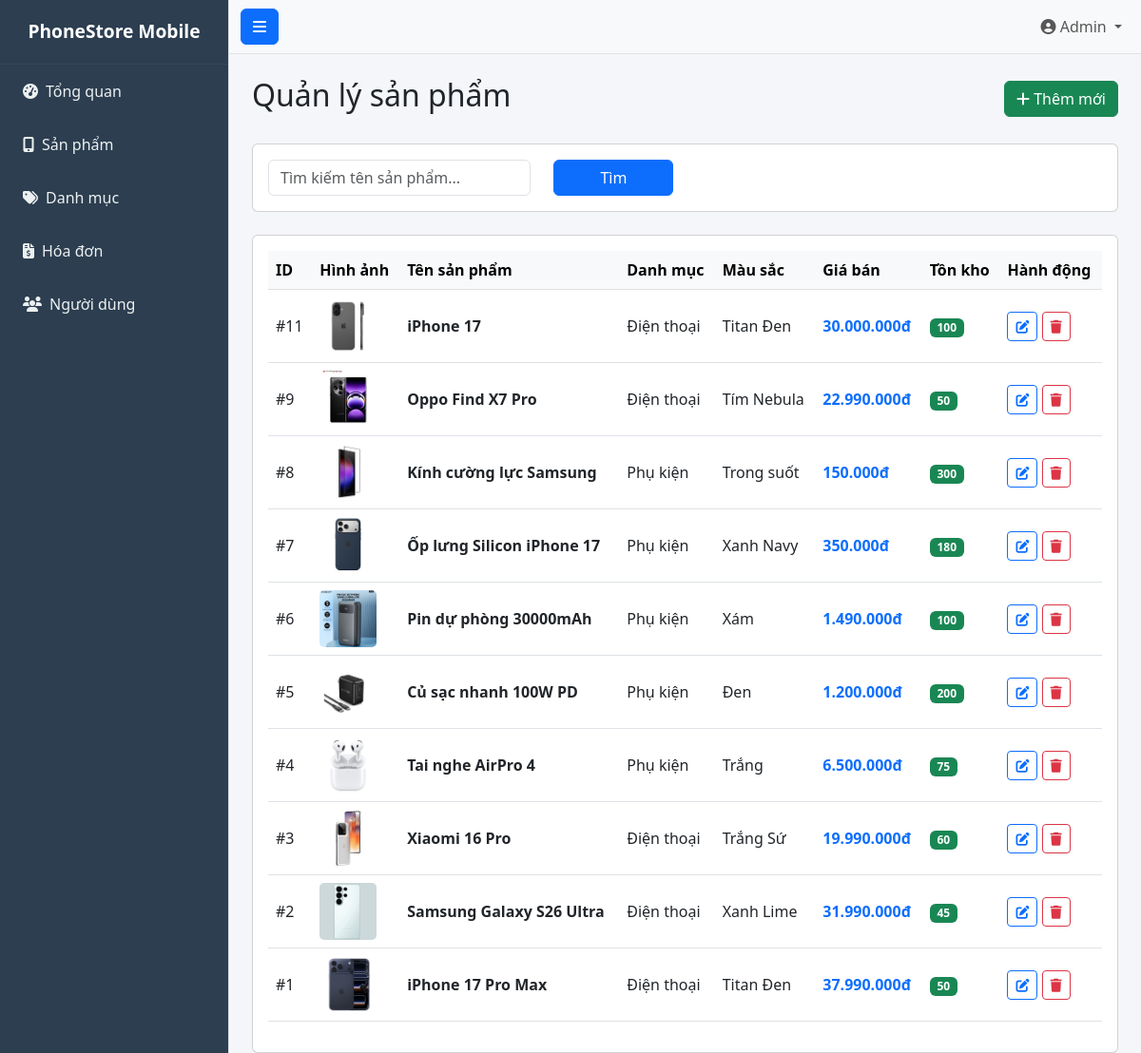
/KhoDT/index.php?page=products, run on the app's committed database.
### tables this page shows
CREATE TABLE `product` (
  `id_product` int(11) NOT NULL,
  `id_user` int(11) NOT NULL,
  `id_category` int(11) NOT NULL,
  `name` varchar(255) NOT NULL,
  `color` varchar(50) DEFAULT NULL,
  `price` bigint(20) NOT NULL,
  `quantity` int(11) NOT NULL DEFAULT 0,
  `status` varchar(50) DEFAULT NULL,
  `warrantyperiod` int(11) DEFAULT NULL,
  `image` varchar(255) DEFAULT NULL
);

CREATE TABLE `category` (
  `id_category` int(11) NOT NULL,
  `name` varchar(100) NOT NULL,
  `brand` varchar(20) DEFAULT NULL
);

### KhoDT/controllers/ProductController.php (called while the page is built, shortened)
<?php
class ProductController {
    private $conn;
    public function __construct() {
        $this->conn = Database::connect();
    }
    public function index() {
        $sql = "SELECT p.*, c.name as cat_name
                FROM product p
                LEFT JOIN category c ON p.id_category = c.id_category
                ORDER BY p.id_product DESC";
        $products = $this->conn->query($sql)->fetchAll(PDO::FETCH_ASSOC);
        require_once 'views/products.php';
    }
}
?>

### KhachHang/config/db.php (called while the page is built)
<?php
class Database {
    public static function connect() {
        $host = 'localhost';
        $dbname = 'doandt_schema';
        $username = 'root';
        $password = '123456';
        try {
            $conn = new PDO("mysql:host=$host;dbname=$dbname;charset=utf8", $username, $password);
            $conn->setAttribute(PDO::ATTR_ERRMODE, PDO::ERRMODE_EXCEPTION);
            return $conn;
        } catch(PDOException $e) {
            die("Lỗi kết nối CSDL: " . $e->getMessage());
        }
    }
}
?>

### KhoDT/views/products.php (the view, shortened to what this page needs)
<?php require_once 'views/layout/header.php'; ?>
<div class="d-flex justify-content-between align-items-center mt-4 mb-4">
    <h2>Quản lý sản phẩm</h2>
    <button class="btn btn-success" data-bs-toggle="modal" data-bs-target="#productModal">
        <i class="fas fa-plus"></i> Thêm mới
    </button>
</div>
<div class="card mb-4">
    <div class="card-body">
        <div class="row">
            <div class="col-md-4">
                <input type="text" class="form-control" placeholder="Tìm kiếm tên sản phẩm...">
            </div>
            <div class="col-md-2">
                <button class="btn btn-primary w-100">Tìm</button>
            </div>
        </div>
    </div>
</div>
<div class="card">
    <div class="card-body">
        <table class="table table-hover align-middle">
            <thead class="table-light">
                <tr>
                    <th>ID</th>
                    <th>Hình ảnh</th> <th>Tên sản phẩm</th>
                    <th>Danh mục</th>
                    <th>Màu sắc</th>
                    <th>Giá bán</th>
                    <th>Tồn kho</th>
                    <th>Hành động</th>
                </tr>
            </thead>
            <tbody>
                <?php if (!empty($products)): ?>
                    <?php foreach ($products as $p): ?>
                    <tr>
                        <td>#<?php echo $p['id_product']; ?></td>
                        <td>
                            <?php if (!empty($p['image']) && file_exists('uploads/' . $p['image'])): ?>
                                <img src="uploads/<?php echo $p['image']; ?>" width="60" height="60" style="object-fit: cover; border-radius: 5px;">
                            <?php else: ?>
                                <span class="text-muted small">Không ảnh</span>
                            <?php endif; ?>
                        </td>
                        <td>
                            <strong><?php echo $p['name']; ?></strong>
                        </td>
                        <td><?php echo $p['cat_name']; ?></td>
                        <td><?php echo $p['color']; ?></td>
                        <td class="text-primary fw-bold"><?php echo number_format($p['price'], 0, ',', '.'); ?>đ</td>
                        <td>
                            <?php if($p['quantity'] < 10): ?>
                                <span class="badge bg-danger"><?php echo $p['quantity']; ?></span>
                            <?php else: ?>
                                <span class="badge bg-success"><?php echo $p['quantity']; ?></span>
                            <?php endif; ?>
                        </td>
                        <td>
                            <a href="index.php?page=products&action=edit&id=<?php echo $p['id_product']; ?>"
                               class="btn btn-sm btn-outline-primary" title="Sửa">
                                <i class="fas fa-edit"></i>
                            </a>
                            <a href="index.php?page=products&action=delete&id=<?php echo $p['id_product']; ?>"
                               class="btn btn-sm btn-outline-danger"
                               onclick="return confirm('Bạn chắc chắn muốn xóa sản phẩm này?')" title="Xóa">
                               <i class="fas fa-trash"></i>
                            </a>
                        </td>
                    </tr>
                    <?php endforeach; ?>
                <?php else: ?>
                    <tr><td colspan="8" class="text-center">Chưa có sản phẩm nào.</td></tr>
                <?php endif; ?>
            </tbody>
        </table>
    </div>
</div>
<?php require_once 'views/layout/footer.php'; ?>

### KhoDT/css/style.css (style rules this page uses)
body { font-family: 'Segoe UI', sans-serif; background-color: #f4f6f9; overflow-x: hidden; }

### data on the page
product: id_product "11", image (picture), name "iPhone 17", id_category.name "Điện thoại", color "Titan Đen", price "30.000.000", quantity "100"
product: id_product "9", image (picture), name "Oppo Find X7 Pro", id_category.name "Điện thoại", color "Tím Nebula", price "22.990.000", quantity "50"
product: id_product "8", image (picture), name "Kính cường lực Samsung", id_category.name "Phụ kiện", color "Trong suốt", price "150.000", quantity "300"
product: id_product "7", image (picture), name "Ốp lưng Silicon iPhone 17", id_category.name "Phụ kiện", color "Xanh Navy", price "350.000", quantity "180"
product: id_product "6", image (picture), name "Pin dự phòng 30000mAh", id_category.name "Phụ kiện", color "Xám", price "1.490.000", quantity "100"
product: id_product "5", image (picture), name "Củ sạc nhanh 100W PD", id_category.name "Phụ kiện", color "Đen", price "1.200.000", quantity "200"
product: id_product "4", image (picture), name "Tai nghe AirPro 4", id_category.name "Phụ kiện", color "Trắng", price "6.500.000", quantity "75"
product: id_product "3", image (picture), name "Xiaomi 16 Pro", id_category.name "Điện thoại", color "Trắng Sứ", price "19.990.000", quantity "60"
product: id_product "2", image (picture), name "Samsung Galaxy S26 Ultra", id_category.name "Điện thoại", color "Xanh Lime", price "31.990.000", quantity "45"
product: id_product "1", image (picture), name "iPhone 17 Pro Max", id_category.name "Điện thoại", color "Titan Đen", price "37.990.000", quantity "50"
